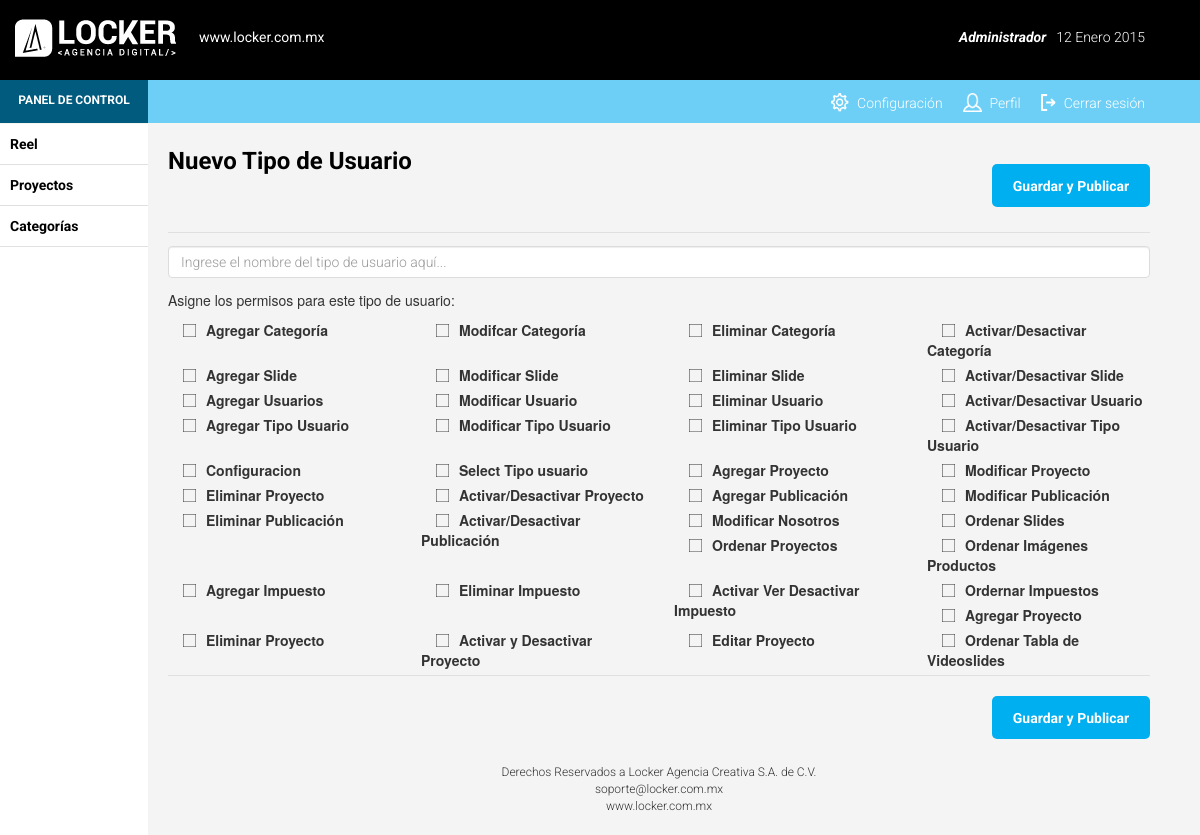
Before: /panel/formtipousuario.php (signed in) with the older database file.
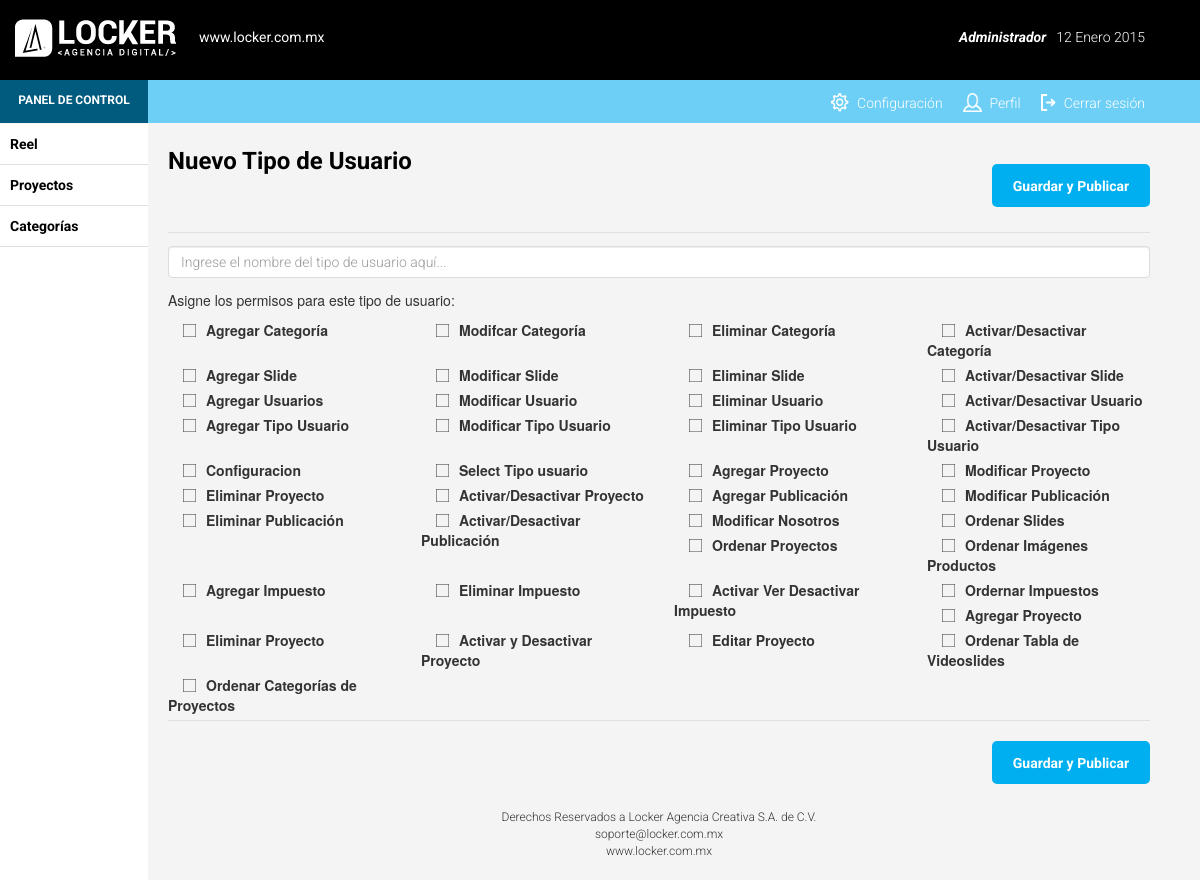
After: the same page with the newer database file.
### tables this page shows
CREATE TABLE `permiso` (
`idpermiso` int(11) NOT NULL,
  `nompermiso` varchar(255) NOT NULL,
  `clavepermiso` varchar(255) NOT NULL,
  `status` int(5) NOT NULL
);

### panel/clases/seguridad.php (called while the page is built, shortened)
<?php
include_once('conexion.php');
include_once('usuario.php');
include_once('permiso.php');
include_once('tiposusuarioxpermiso.php');
class seguridad
{
	var $usuario;
	var $permiso;
	var $tipousuarioxpermiso;
	function seguridad()
	{
		$this->usuario= new usuario('','','','','');
		$this->permiso= new permiso('','','','');
		$this->tipousuarioxpermiso= new tiposusuarioxpermiso(0,0);
	}
	function valida_permiso_usuario($idusuario, $clavepermiso)
	{
		$this->usuario->idusuario=$idusuario;
		$this->permiso->clavepermiso=$clavepermiso;
		$this->usuario->obten_usuario();
		$this->usuario->obtener_tipo_usuario();
		$this->permiso->obtener_permisoclave();
		$this->tipousuarioxpermiso->idtipousuario=$this->usuario->tiposusuario->idtipousuario;
		$this->tipousuarioxpermiso->idpermiso=$this->permiso->idpermiso;
	return $this->tipousuarioxpermiso->existe_rol_permiso();
	}
}
?>

### panel/clases/conexion.php (called while the page is built, shortened)
<?php
class conexion
{
var $host;
var $user;
var $password;
var $bd;
var $conexion;
	function conexion()
	{
		$this->host='localhost';
		$this->user= 'root';
		$this->password= 'root';
		$this->bd= 'donporfirio';
	}
	function conectar()
	{
		$this->conexion= mysqli_connect($this->host, $this->user, $this->password);
		mysqli_select_db($this->conexion, $this->bd);
	}
	function ejecutar_sentencia($consulta)
	{
		$resultados=mysqli_query($this->conexion,$consulta);
		return $resultados;
	}
}
?>

### panel/clases/datosusuario.php (called while the page is built, shortened)
<?php
include_once('conexion.php');
class datosusuario
{
	var $idusuario;
	function datosusuario($id=0,$nom='',$mail='',$tel='')
	{
			$this->idusuario=$id;
	}
	function obtener_datos_usuario()
	{
		$con = new conexion();
		$sql="SELECT * FROM datosusuario WHERE idusuario='".$this->idusuario."';";
		$registro=$con->ejecutar_sentencia($sql);
	}
	}
?>

### panel/clases/usuario.php (called while the page is built, shortened)
<?php
include_once('conexion.php');
include_once('tipousuario.php');
include_once('datosusuario.php');
class usuario
{
	var $idusuario;
	var $tiposusuario;
	function usuario($a = 0, $b = '', $c = '', $stat = 0, $idtipo = 0)
	{
		$this->idusuario=$a;
		$this->tiposusuario= new tipousuario($idtipo,'','');
		$this->tiposusuario->idtipousuario=$idtipo;
	}
	function obtener_tipo_usuario()
	{
		$this->tiposusuario->obtener_tipousuario();
	}
	function obten_usuario()
	{
		$conexion=new conexion();
		$sql="select idusuario,nomusuario,password,status,idtipousuario from usuario where idusuario='".$this->idusuario."'";
		$result=$conexion->ejecutar_sentencia($sql);
		while($row=mysqli_fetch_array($result))
		{
			$this->idusuario=$row['idusuario'];
			$this->tiposusuario->idtipousuario=$row['idtipousuario'];
		}
	}
}
?>

### panel/clases/tipousuario.php (called while the page is built, shortened)
<?php
include_once('conexion.php');
class tipousuario
{
  var $idtipousuario;
  function tipousuario($a=0,$b='',$stat=0)
  {
	  $this->idtipousuario=$a;
	  $this->nomtipousuario=$b;
  }
  function obtener_tipousuario()
  {
	  $sql="select idtipousuario, nomtipousuario, status from tiposusuario where idtipousuario='".$this->idtipousuario."'";
	  $con=new conexion();
	  $resultados=$con->ejecutar_sentencia($sql);
	  while ($fila=mysqli_fetch_array($resultados))
	  {
		  $this->idtipousuario=$fila['idtipousuario'];
	  }
  }
}
?>

### panel/clases/permiso.php (called while the page is built, shortened)
<?php
include_once('conexion.php');
class permiso
{
	  var $clavepermiso;
	  function permiso($idp=0,$nomp='',$clavep='',$stat=0)
	  {
		  $this->clavepermiso=$clavep;
	  }
	function listaPermisoActivas()
	{
		$conexion=new conexion();
		$sql="select idpermiso,nompermiso,clavepermiso,status from permiso where status=1";
		$result=$conexion->ejecutar_sentencia($sql);
		$resultados=array();
		while ($row=mysqli_fetch_array($result))
		{
			$registro=array();
			$registro['idpermiso']=$row['idpermiso'];
			$registro['nompermiso']=$row['nompermiso'];
			$registro['clavepermiso']=$row['clavepermiso'];
			$registro['status']=$row['status'];
			array_push($resultados,$registro);
		}
		return $resultados;
	}
	function obtener_permisoclave()
	{
	  $sql="select idpermiso from permiso where clavepermiso='".$this->clavepermiso."';";
	  $con= new conexion();
	  $resultados=$con->ejecutar_sentencia($sql);
	  while ($fila=mysqli_fetch_array($resultados))
	  {
		$this->idpermiso=$fila['idpermiso'];
	  }
	}
}
?>

### panel/clases/tiposusuarioxpermiso.php (called while the page is built, shortened)
<?php
include_once('conexion.php');
class tiposusuarioxpermiso
{
var $idtipousuario;
var $idpermiso;
function tiposusuarioxpermiso($idtipousuario=0,$idpermiso=0)
{
$this->idtipousuario=$idtipousuario;
$this->idpermiso=$idpermiso;
}
function existe_rol_permiso()
{
$bandera=0;
$con=new conexion();
$sql='select idpermiso,idtipousuario from tipousuarioxpermiso where idtipousuario="'.$this->idtipousuario.'" and idpermiso="'.$this->idpermiso.'"';
$resultados=$con->ejecutar_sentencia($sql);
while ($fila=mysqli_fetch_array($resultados))
{
$bandera=1;
}
return $bandera;
}
}
?>

### panel/formtipousuario.php (the view, shortened to what this page needs)
<?php
	include_once('clases/tipousuario.php');
	include_once('clases/permiso.php');
	include_once('clases/tiposusuarioxpermiso.php');
	include_once('clases/seguridad.php');
	$seguridad = new seguridad();
	if(isset($_REQUEST['idtipousuario'])){
		$id = $_REQUEST['idtipousuario'];
		$operacion = 'modificartipousuario';
		$palabra = 'Editar Tipo de Usuario';
	}
	else{
		$id = 0;
		$operacion = 'agregartipousuario';
		$palabra = 'Nuevo Tipo de Usuario';
	}
	$temporal = new tipousuario($id);
	$clave='ModTiUs';
?>
<?php
include('header.html');
include('menu.php');
?>
        <div id="page-content-wrapper">
            <div class="page-content inset">
                <div class="row rowedit">
                    <div class="col-lg-6 col-md-6 col-sm-12 col-xs-12">
                        <p class="titulo"><?php echo $palabra;?></p>
                    </div>
                    <div class="col-lg-6 col-md-6 col-sm-12 col-xs-12">
                    	<form id="form-validation" action="operaciones.php" method="post" name="form1" onsubmit="return validar_campos()">
                    		<button type="submit" <?php if($seguridad->valida_permiso_usuario($_SESSION['idusuario'],$clave)==0) echo ' disabled ';?> name="operaciones" value="<?php echo $operacion; ?>" class="buttonguardar">Guardar y Publicar</button>
                    </div>
                    <div class="col-lg-12 col-md-12 col-sm-12 col-xs-12">
                    	<hr class="hrmenu">
                    </div>
                    <div class="clearfix"></div>
                     <div class="col-lg-12 col-md-12 col-sm-12 col-xs-12">
                    </div>
                   	<div class="col-lg-12 col-md-12 col-sm-12 col-xs-12">
                   		<div id="titulo" class="form-group espacios">
                   			<input type="text" name="titulo" class="form-control" placeholder="Ingrese el nombre del tipo de usuario aquí..." value="<?=$temporal->nomtipousuario?>"></input>
                   		</div>
                   	</div>
                   	<div class="col-lg-12 col-md-12 col-sm-12 col-xs-12">
                    	<p class="subitulo">Asigne los permisos para este tipo de usuario:</p>
                    </div>
                   		<?php
								$permiso= new permiso();
								$listapermisoactive= $permiso->listaPermisoActivas();
								foreach($listapermisoactive as $elementoPermiso)
								{
									$temp='';
									echo '<div class="col-lg-3 col-md-3 col-sm-4 col-xs-6">
									<input type="checkbox" id="'.$elementoPermiso['idpermiso'].'" name="idpermiso[]" '.$temp.' value="'.$elementoPermiso['idpermiso'].'">
										  <label for="'.$elementoPermiso['idpermiso'].'"><span></span>'.$elementoPermiso['nompermiso'].'</label>
										  </div>';
								}
                   		?>
                    <div class="clearfix"></div>
                    <div class="col-lg-12 col-md-12 col-sm-12 col-xs-12">
                    	<hr class="hrmenu">
                    </div>
                    <div class="clearfix"></div>
                    <div class="col-lg-12 col-md-12 col-sm-12 col-xs-12">
                    		<button type="submit" <?php if($seguridad->valida_permiso_usuario($_SESSION['idusuario'],$clave)==0) echo ' disabled ';?> name="operaciones" value="<?php echo $operacion; ?>" class="buttonguardar">Guardar y Publicar</button>
                    </div>
                    <footer id="footer">
                    	<div class="col-lg-12 col-md-12 col-sm-12 col-xs-12 text-center">
                        	Derechos Reservados a Locker Agencia Creativa S.A. de C.V.
                            <br>
                            soporte@locker.com.mx
                            <br>
                            www.locker.com.mx
                    	</div>
                    </footer>
                </div>
            </div>
        </div>
    </div>
</body>
</html>

### panel/menu.php
<div id="wrapper" class="wrapper-movil">
    <?php $page = basename($_SERVER["SCRIPT_FILENAME"]);?>
    <div id="sidebar-wrapper">
        <ul class="sidebar-nav">
            <li <?php if ($page == "formvideoslide.php"){ echo "class='active'";} ?>><a href="formvideoslide.php">Reel</a>
            </li>
            <hr class="hrmenu">
            <li <?php if ($page =="listproyecto.php"  or $page == "formproyecto.php"){ echo "class='active'";} ?>><a href="listproyecto.php">Proyectos</a>
            </li>
            <hr class="hrmenu">
            <li <?php if ($page =="listcategoria.php"  or $page == "formcategoria.php"){ echo "class='active'";} ?>><a href="listcategoria.php">Categorías</a>
            </li>
            <hr class="hrmenu">
        </ul>
    </div>

### panel/css/styles.css (style rules this page uses)
#navBlack { padding:0; margin-bottom:0; padding-top:0; padding-bottom:0; background-color:#000; height:80px; }
#imgLogo { margin: 19px 19px 19px 0; }
#username { font-family: 'Roboto', sans-serif; font-weight:700; font-style:italic; font-size:14px; float:right; color:#FFF; margin: 27px 10px 0 0; }
#fecha { font-family: 'Roboto', sans-serif; font-weight:300; font-size:14px; float:right; color:#FFF; margin: 27px 40px 0 0; }
#urlLocker { font-family: 'Roboto', sans-serif; font-weight:400; font-size:14px; color:#FFF; }
#navBlue { padding:0; margin-bottom:0; padding-top:0; padding-bottom:0; background-color: rgb(109,207,246); height:43px; top:80px; z-index: 1; }
#barraazul { background-color: rgb(0,91,127); height:43px; width:148px; position:absolute; left:0; }
#panel { font-family: 'Roboto', sans-serif; font-weight:700; font-size:12px; color:#FFF; text-align:center; margin: 12px 0 0 0; }
.imgresources { margin: -4px 8px 0 0; }
.letras { font-family: 'Roboto', sans-serif; font-weight: 300; font-size: 14px; color: #FFF; }
ul { margin-top:0; margin-bottom:0; list-style:none; }
#ulmenu li { display: block; float: right; cursor: pointer; }
.limenu { margin: 12px 20px 0 0px; cursor: pointer; }
#li1 { margin: 12px 40px 0 0; cursor: pointer; }
body { background-color: #f4f4f4; }
.titulo { font-family: 'Roboto', sans-serif; font-weight:700; font-size:24px; color:#000; float:left; margin: 0px 0 0px 0; }
.rowedit { padding: 0 30px 0 0; }
input[type=text] { background:#FFF; font-family: 'Roboto', sans-serif; font-size:14px; font-weight:300; border:1px solid #dcdcdc; width:100%; height:32px; }
.espacios { margin: 12px 0 12px 0; }
input[type="checkbox"] + label span { display: inline-block; width: 13px; height: 13px; background: url(../img/check.png) left top no-repeat; margin: -3px 10px 0 15px; vertical-align: middle; cursor:pointer; }
footer { font-family: 'Roboto', sans-serif; font-size:12px; font-weight:300 !important;; }
.buttonguardar { background-color:#00afef; -webkit-border-top-left-radius:5px; -moz-border-radius-topleft:5px; border-top-left-radius:5px; -webkit-border-top-right-radius:5px; -moz-border-radius-topright:5px; border-top-right-radius:5px; -webkit-border-bottom-right-radius:5px; -moz-border-radius-bottomright:5px; border-bottom-right-radius:5px; -webkit-border-bottom-left-radius:5px; -moz-border-radius-bottomleft:5px; border-bottom-left-radius:5px; text-indent:0px; display:inline-block; color:#ffffff; font-family: 'Roboto', sans-serif; font-size:14px; font-weight:700; font-style:normal; height:43px; line-height:36px; width:158px; text-decoration:none; text-align:center; border: none; float:right; margin: 20px 0 25px 0; }
body { background: #f6f5f0; }

### panel/css/simple-sidebar.css (style rules this page uses)
#wrapper { padding-left: 148px; transition: all 0.4s ease 0s; background-color: rgb(244,244,244); height:100%; margin:124px 0 0 0; }
#sidebar-wrapper { margin-left: -250px; left: 250px; width: 148px; background: #FFF; position: fixed; height: 100%; overflow-y: auto; z-index: 1000; transition: all 0.4s ease 0s; }
#page-content-wrapper { width: 100%; height: 100%; }
.sidebar-nav { position: absolute; top: 0; width: 100%; list-style: none; margin: 0; padding: 0; }
.sidebar-nav li { line-height: 40px; text-indent: 10px; font-family: 'Roboto', sans-serif; font-weight:700; font-size: 14px; }
.sidebar-nav li a { color: #000; display: block; text-decoration: none; }
.hrmenu { margin-top: 0px; margin-bottom: 0px; border: 1px; border-top: 1px solid #E0E0E0; }
.inset { padding: 20px; }

Changed rows visible on the page:
added permiso: nompermiso "Ordenar Categorías de Proyectos"
